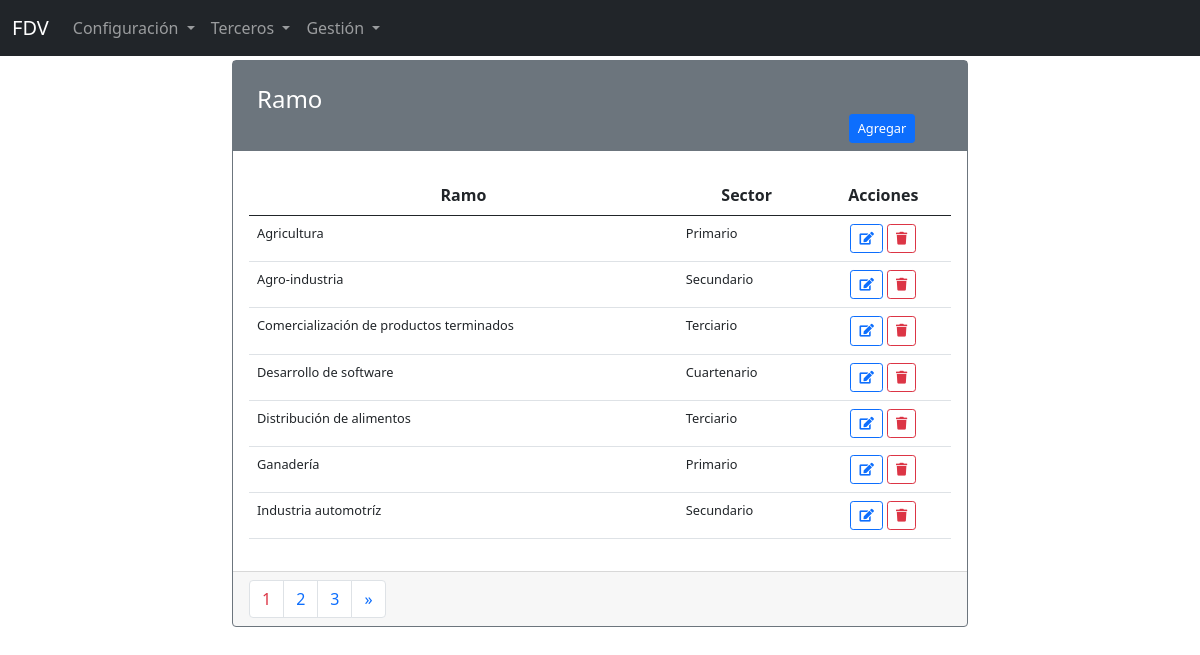
The page /base/ramo on the database its author committed.
### apps/base/models.py (models this page shows, shortened)
class Ramo(models.Model):
    id = models.BigAutoField(primary_key=True)
    nombre = models.CharField(verbose_name="Ramo", max_length=50, null=False, blank=False)
    descripcion = models.TextField(verbose_name="Descripción")
    sector = models.ForeignKey(Sector, on_delete=models.PROTECT, default=0, verbose_name="Sector")
    created_at = models.DateTimeField(auto_now=True)
    updated_at = models.DateTimeField(auto_now_add=True)
    class Meta:
        db_table = "ramos"
        verbose_name = "Ramo"
        verbose_name_plural = "Ramos"
        ordering = ["nombre"]

class Sector(models.Model):
    id = models.BigAutoField(primary_key=True)
    nombre = models.CharField(verbose_name="Sector", max_length=50, null=False, blank=False)
    descripcion = models.TextField(verbose_name="Descripción")
    created_at = models.DateTimeField(auto_now=True)
    updated_at = models.DateTimeField(auto_now_add=True)
    class Meta:
        db_table = "sectores"
        verbose_name = "Sector"
        verbose_name_plural = "Sectores"
        ordering = ["nombre"]

### apps/base/views.py (the view)
# urls.py: path('ramo', RamoIndex.as_view(), name='ramo-index'),
class RamoIndex(ListView):
    template_name = 'base/ramo/ramo_index.html'
    model = Ramo
    paginate_by = 7
    context_object_name = 'ramos'

### templates/base/ramo/ramo_index.html (shortened to what this page needs)
{% extends 'layouts/layout.html' %}
{% load static %}
{% block content %}
<div class="container">
    <div class="row">
        <div class="col-12 col-sm-12 col-md-8 offset-md-2">
          <div class="card border-secondary">
            <div class="card-title text-white bg-secondary">
              <h4 class="text-left m-4 mb-0">Ramo</h4>
              <div class="container">
              <div class="row">
                <div class="col-2 offset-10 mb-2">
                  <a class="btn btn-primary btn-sm fs-7" href="{% url 'base:ramo-create' %}">Agregar</a>
                </div>
              </div>
              </div>
          </div>
            <div class="card-body">
              <table class="table">
                  <thead>
                      <tr>
                          <th scope="col" class="text-center">Ramo</th>
                          <th scope="col" class="text-center">Sector</th>
                          <th scope="col" class="text-center">Acciones</th>
                      </tr>
                  </thead>
                  <tbody>
                    {% if ramos %}
                        {% for ramo in ramos %}
                          <tr>
                              <td class="fs-7">
                                  {{ ramo.nombre }}
                              </td>
                              <td class="fs-7">
                                  {{ ramo.sector.nombre }}
                              </td>
                              <td class="text-center">
                                  <a class="btn btn-outline-primary btn-sm fs-7" href="{% url 'base:ramo-edit' ramo.id %}"><i class="fas fa-edit"></i></a>
                                  <a class="btn btn-outline-danger btn-sm confirmation fs-7"  onclick="" href="{% url 'base:ramo-delete' ramo.id %}"><i class="fas fa-trash"></i></a>
                              </td>
                          </tr>
                          {% endfor %}
                      {% endif %}
                  </tbody>
              </table>
            </div>
          <div class="card-footer">
            <nav aria-label="Page navigation example">
            {% if is_paginated %}
            <ul class="pagination mb-0">
            {% for i in paginator.page_range %}
            {% if page_obj.number == i %}
                <li class="page-item"><span class="page-link text-danger">{{ i }} </span></li>
            {% else %}
                <li class="page-item"><a class="page-link" href="?page={{ i }}">{{ i }}</a></li>
            {% endif %}
            {% endfor %}
            {% if page_obj.has_next %}
                <li class="page-item"><a class="page-link" href="?page={{ page_obj.next_page_number }}"><span aria-hidden="true">&raquo;</span></a></li>
            {% endif %}
            </ul>
            {% endif %}
            </nav>
          </div>
        </div>
</div>
{% endblock content %}

### static/css/fa-all.css (style rules this page uses)
.fa, .fas, .far, .fal, .fad, .fab { -moz-osx-font-smoothing: grayscale; -webkit-font-smoothing: antialiased; display: inline-block; font-style: normal; font-variant: normal; text-rendering: auto; line-height: 1; }
.fa-edit:before { content: "\f044"; }
.fa-trash:before { content: "\f1f8"; }

### static/css/app.css (style rules this page uses)
body { padding-top: 60px !important; }
.fs-7 { font-size: 0.8rem; }

### rows shown on the page
Ramo: nombre "Agricultura", sector.nombre "Primario"
Ramo: nombre "Agro-industria", sector.nombre "Secundario"
Ramo: nombre "Comercialización de productos terminados", sector.nombre "Terciario"
Ramo: nombre "Desarrollo de software", sector.nombre "Cuartenario"
Ramo: nombre "Distribución de alimentos", sector.nombre "Terciario"
Ramo: nombre "Ganadería", sector.nombre "Primario"
Ramo: nombre "Industria automotríz", sector.nombre "Secundario"

### other values the page prints
{{ i }} "1"
{{ i }} "2" "3"
